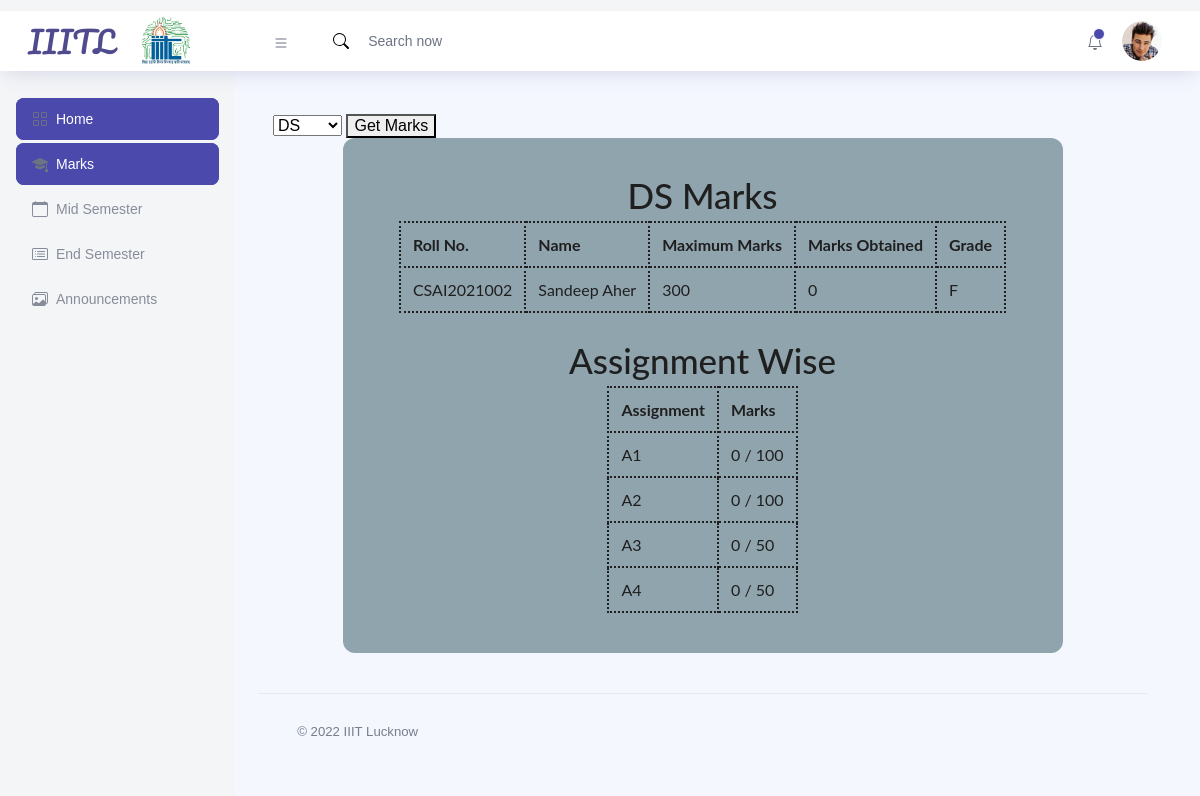
The app's page /std-marks (signed in) with its own data.
### website/models.py (models this page shows, shortened)
class Subjects(db.Model):
    id = db.Column(db.Integer, primary_key=True)
    crs = db.Column(db.Integer, db.ForeignKey('courses.id'))
    subject = db.Column(db.String[100], nullable=False)
    teacher=db.Column(db.Integer,db.ForeignKey('teacher.tid'))
    graderange=db.Column(db.String[200],nullable=True)
    sems = db.relationship("Sems")

class Student(db.Model, UserMixin):
    sid = db.Column(db.Integer, primary_key=True)
    sfname = db.Column(db.String[50], nullable=False)
    slname = db.Column(db.String[50], nullable=False)
    sbranch = db.Column(db.Integer,db.ForeignKey('courses.id'))
    sroll = db.Column(db.Integer, nullable=False)    # {sbranch}-{syear}-{sroll}@std.clg.com
    semail = db.Column(db.String[100], nullable=False)
    syear = db.Column(db.Integer,db.ForeignKey('years.year'))
    spass = db.Column(db.String[100], nullable=False)    # YYYY-MM-DD
    sdob = db.Column(db.String[100], nullable=False)
    role = db.Column(db.String[100], default='student')    # crs=db.Column(db.Integer, db.ForeignKey('courses.id'))
    smarks=db.relationship('Marks')

class Assignments(db.Model):
    id = db.Column(db.Integer, primary_key=True)
    assi = db.Column(db.String[100], nullable=False)
    maxnum=db.Column(db.Integer,nullable=True)
    part=db.Column(db.Integer,default=1)
    sem = db.Column(db.Integer, db.ForeignKey('sems.id'))

### website/loginfunction.py (the view)
        def wrapper(*args,**kwargs):
            if current_user.is_authenticated:
                if(role==current_user.role):
                    return f(*args,**kwargs)
                else:
                    return redirect(f'/{current_user.role}-home')
            else:
                flash("You Are Not Logged In!",'error')
                return redirect('/')

### website/loginfunction.py (called while the page is built)
def loginchecker(role="None"):
    def inner(f):
        def wrapper(*args,**kwargs):
            if current_user.is_authenticated:
                if(role==current_user.role):
                    return f(*args,**kwargs)
                else:
                    return redirect(f'/{current_user.role}-home')
            else:
                flash("You Are Not Logged In!",'error')
                return redirect('/')
        wrapper.__name__=f.__name__
        return wrapper
    return inner

### website/templates/studentMarks.html (shortened to what this page needs)
<!DOCTYPE html>
<html lang="en">
  <head>
    <link rel="stylesheet" href="/static/stdMarks.css" />
    <link rel="stylesheet" href="/static/style.css" />
    <link rel="stylesheet" href="/static/sheet.css">
  </head>
  <body class="">
    <div class="container-scroller" style="margin-top: -6.5vh">
      {% include 'navBars/studentNav.html' %}
      <div class="container-fluid page-body-wrapper pt-0">
        {% include 'sideBars/studentSide.html' %}
        <div class="main-panel">
          <div class="content-wrapper">
            <div class="row">
              <div class="row">
                <div class="col-md-12 grid-margin">
                  <div class="row">
                    <form action="" method="post">
                      <select name="subselect" id="">
                        {% for subid,sub in sublist.items() %}
                          <option value="{{subid}}">{{sub}}</option>
                        {% endfor %}
                      </select>
                      <button type="submit">Get Marks</button>
                    </form>
                  </div>
              <div class="container">
                <h2>{{sub}} Marks</h2>
                <table>
                  <thead>
                    <tr>
                      <th>Roll No.</th>
                      <th>Name</th>
                      <th>Maximum Marks</th>
                      <th>Marks Obtained</th>
                      <th>Grade</th>
                    </tr>
                  </thead>
                  <tbody>
                    <tr>
                      <td>{{cu.semail.split("@")[0]}}</td>
                      <td>{{cu.sfname}} {{cu.slname}}</td>
                      <td>{{maxmark}}</td>
                      <td>{{markgot}}</td>
                      <td>{{gradegot}}</td>
                    </tr>
                  </tbody>
                </table>
                <h2 style="padding-top:30px ;">Assignment Wise</h2>
                <table >
                  <thead>
                    <tr>
                      <th>Assignment</th>
                      <th>Marks</th>
                    </tr>
                  </thead>
                  <tbody>
                    {% for assi,mark in assiwise.items() %}
                    <tr>
                      <td>{{assi}}</td>
                      <td>{{mark[0]}} / {{mark[1]}}</td>
                    </tr>
                    {% endfor %}
                  </tbody>
                </table>
              </div>
            </div>
            <footer class="footer">
              <div
                class="d-sm-flex justify-content-center justify-content-sm-between"
              >
                <span
                  class="text-muted text-center text-sm-left d-block d-sm-inline-block"
                  >© 2022 IIIT Lucknow</span
                >
              </div>
            </footer>
          </div>
        </div>
      </div>
    </div>
  </body>
</html>

### website/static/stdMarks.css (style rules this page uses)
.container { -webkit-transform-style: preserve-3d; transform-style: preserve-3d; -webkit-perspective: 1000px; perspective: 1000px; }

### website/static/sheet.css (style rules this page uses)
.content-wrapper { display: flex; align-items: center; justify-content: center; }
::placeholder { color: #4245a8; padding-left: 1vh; }

### website/templates/studentMarks.html (style rules this page uses)
.container { width: 720px; height: fit-content; margin: 0 auto; padding-left: 32px; padding-right: 32px; padding-top: 40px; padding-bottom: 40px; border-radius: 12px; background-color: #90a4ae; font-family: Lato; }
.container h2 { text-align: center; }
table { margin: 0 auto; }
td, th { padding: 12px; border: 2px dotted; }

### records on screen
Subjects: subject "DS"
Student: semail "CSAI2021002", sfname "Sandeep", slname "Aher"
Assignments: assi "A1", mark "0", maxnum "100"
Assignments: assi "A2", mark "0", maxnum "100"
Assignments: assi "A3", mark "0", maxnum "50"
Assignments: assi "A4", mark "0", maxnum "50"

### other values on screen
{{ maxmark }} "300"
{{ markgot }} "0"
{{ gradegot }} "F"
form field subselect "DS"
